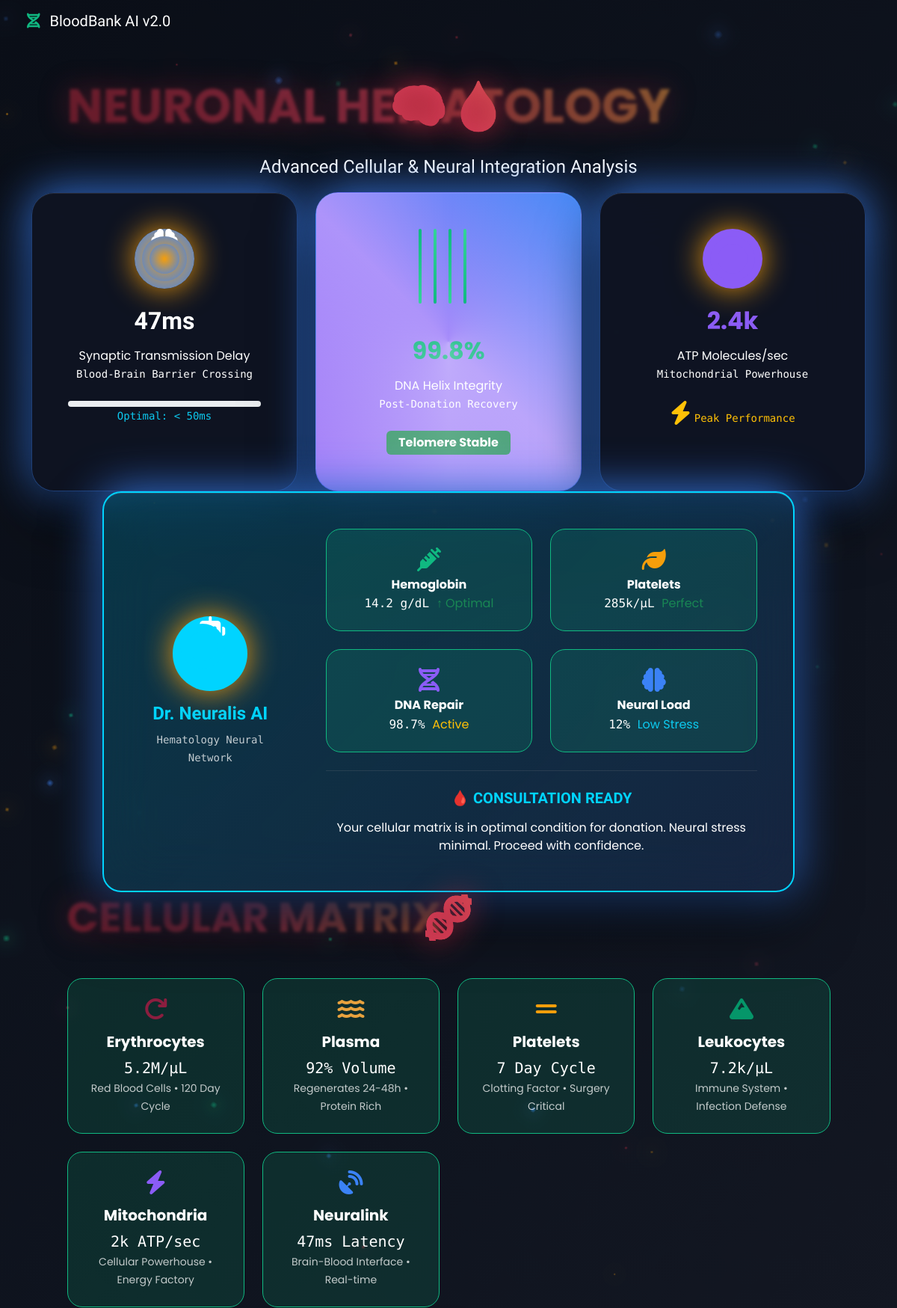
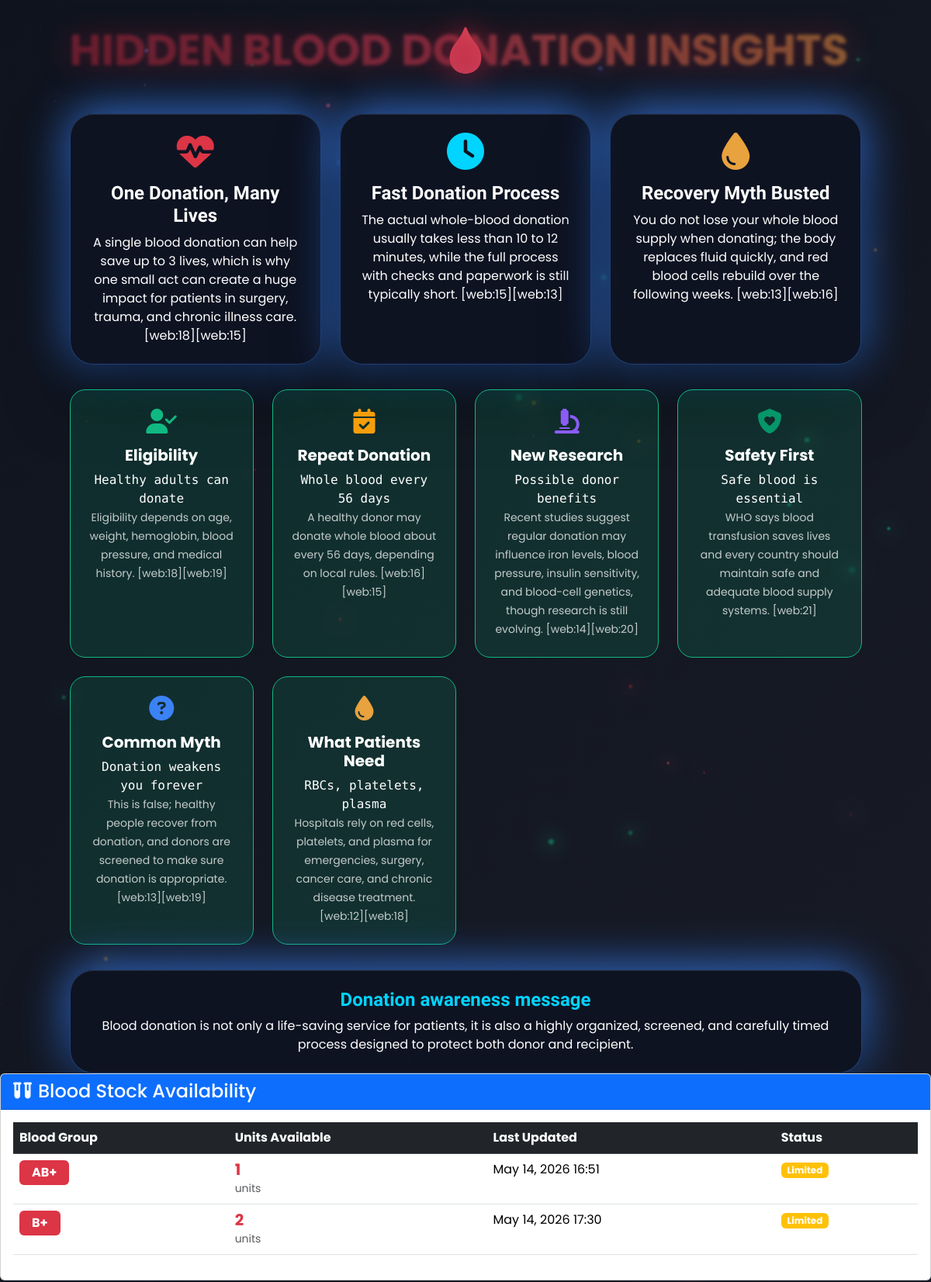
Page /availability/ (upper part) on the committed database (2 pictures, top to bottom).
### public_app/models.py (models this page shows, shortened)
class BloodStock(models.Model):
    blood_group = models.CharField(max_length=5, choices=BLOOD_GROUPS, unique=True)
    units_available = models.IntegerField(default=0)
    updated_at = models.DateTimeField(auto_now=True)

### public_app/views.py (the view)
# urls.py: path('availability/', views.blood_availability, name='blood_availability'),
def blood_availability(request):
    stocks = BloodStock.objects.all()
    return render(request, 'public_app/blood_availability.html', {'stocks': stocks})

### templates/public_app/blood_availability.html (shortened to what this page needs)
{% extends 'public_app/base.html' %}
{% block content %}
<div class="row mb-4">
    <div class="col-12">
        <div class="card">
            <div class="card-header bg-primary text-white">
                <h4 class="mb-0"><i class="fas fa-vials me-2"></i>Blood Stock Availability</h4>
            </div>
            <div class="card-body">
                <div class="table-responsive">
                    <table class="table table-hover">
                        <thead class="table-dark">
                            <tr>
                                <th>Blood Group</th>
                                <th>Units Available</th>
                                <th>Last Updated</th>
                                <th>Status</th>
                            </tr>
                        </thead>
                        <tbody>
                            {% for stock in stocks %}
                            <tr>
                                <td>
                                    <span class="badge bg-danger fs-6 px-3 py-2">{{ stock.blood_group }}</span>
                                </td>
                                <td>
                                    <h5 class="fw-bold text-danger mb-0">{{ stock.units_available }}</h5>
                                    <small class="text-muted">units</small>
                                </td>
                                <td>{{ stock.updated_at|date:"M d, Y H:i" }}</td>
                                <td>
                                    {% if stock.units_available > 10 %}
                                        <span class="badge bg-success">Ample</span>
                                    {% elif stock.units_available > 0 %}
                                        <span class="badge bg-warning">Limited</span>
                                    {% else %}
                                        <span class="badge bg-danger">Out of Stock</span>
                                    {% endif %}
                                </td>
                            </tr>
                            {% empty %}
                            <tr>
                                <td colspan="4" class="text-center text-muted py-4">No blood stock data available.</td>
                            </tr>
                            {% endfor %}
                        </tbody>
                    </table>
                </div>
            </div>
        </div>
    </div>
</div>
{% endblock %}

### templates/public_app/base.html (style rules this page uses)
:root { --arterial-oxygenated: #A12538; --venous-deoxygenated: #6B1C22; --hemoglobin-glow: #D9415A; --plasma-amber: #E8A23E; --erythrocyte-red: #8B1E3F; --plasma-translucent: #F2C94C; --clotted-scarlet: #C41E3A; --hemolysis-pink: #F4A8B7; --neuron-gold: #F59E0B; --synapse-blue: #3B82F6; --dna-helix: #10B981; --mitochondria-purple: #8B5CF6; --life-gradient: linear-gradient(45deg, var(--arterial-oxygenated), var(--hemoglobin-glow), var(--plasma-amber)); --neuro-gradient: linear-gradient(135deg, var(--synapse-blue), var(--neuron-gold), var(--mitochondria-purple)); --dark-bg: #0A0E17; --card-glow: rgba(169, 37, 56, 0.25); --vein-shadow: rgba(107, 28, 34, 0.35); --who-blue: #1E40AF; --medical-green: #059669; --ai-glow: #00D4FF; }
* { font-family: 'Poppins', sans-serif; }
body { background: linear-gradient(135deg, var(--dark-bg) 0%, #0f141f 40%, #1a1c27 100%); color: #ffffff; min-height: 100vh; position: relative; overflow-x: hidden; }

### rows in the picture
BloodStock: blood_group "AB+", units_available "1", updated_at "May 14, 2026 16:51", shows "Limited"
BloodStock: blood_group "B+", units_available "2", updated_at "May 14, 2026 17:30", shows "Limited"
